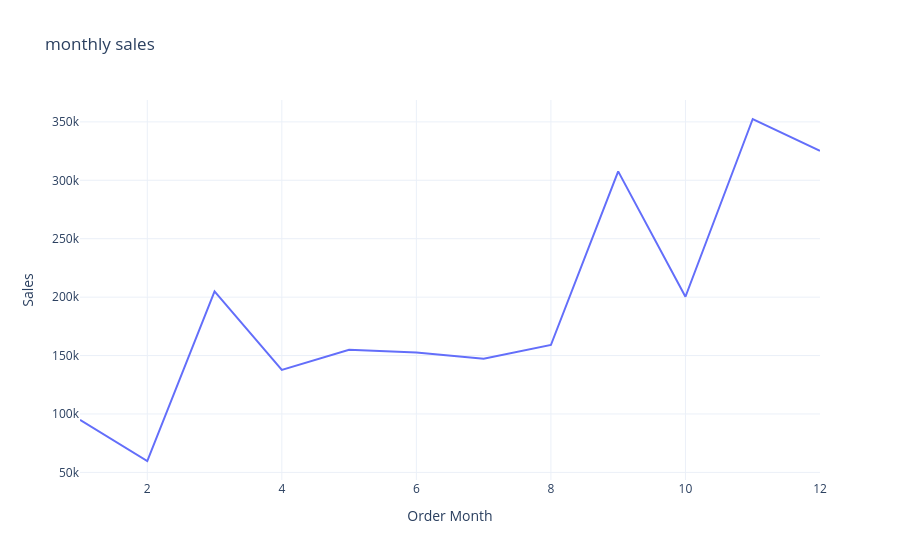

The code cell stored with this chart in its notebook:
### Code cell
fig=px.line(sales_by_month,
           x='Order Month',
           y='Sales',
           title='monthly sales')

fig.show()

### Figure 1 — Plotly figure (JSON) as saved in the notebook; plotly's stock layout.template omitted (floating-point values rounded to 4 significant figures)
{"data": [{"hovertemplate": "Order Month=%{x}<br>Sales=%{y}<extra></extra>", "legendgroup": "", "line": {"color": "#636efa", "dash": "solid"}, "marker": {"symbol": "circle"}, "mode": "lines", "name": "", "orientation": "v", "showlegend": false, "type": "scatter", "x": [1, 2, 3, 4, 5, 6, 7, 8, 9, 10, 11, 12], "xaxis": "x", "y": [94920.0, 59750.0, 205000.0, 137800.0, 155000.0, 152700.0, 147200.0, 159000.0, 307600.0, 200300.0, 352500.0, 325300.0], "yaxis": "y"}], "layout": {"legend": {"tracegroupgap": 0}, "title": {"text": "monthly sales"}, "xaxis": {"anchor": "y", "domain": [0, 1], "title": {"text": "Order Month"}}, "yaxis": {"anchor": "x", "domain": [0, 1], "title": {"text": "Sales"}}}}
